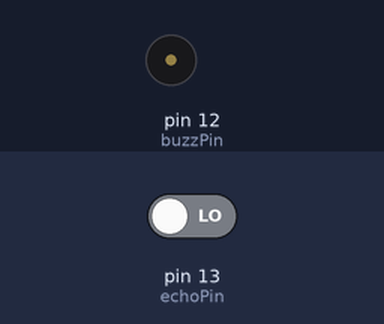
A sketch run on a simulated Arduino Uno, built with avr-gcc and run on an emulated ATmega328P. Parts: buzzer (waves = sounding, pin HIGH). Inputs (shaded band) come from the test bench; at power-on: pin 13 (echoPin) LOW. Pins used as bus, display or sensor lines are not drawn.

Above: at 0.1 s.
At 2.1 s:
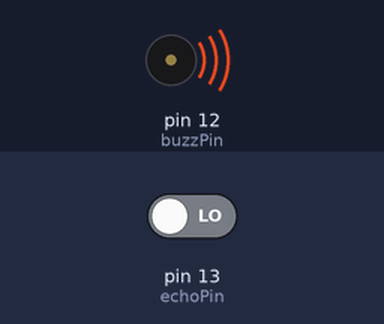
Timing chart, 0 to 3.6 s (numbered marks = the images above):
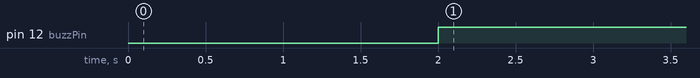

Measured:
- by itself, pin 12 (buzzPin): LOW → HIGH at 2.0 s

The sketch:

distance_with_buzzer.ino
```cpp
int buzzPin = 12;
int trigPin = 11;
int echoPin = 13;

void setup()
{
    pinMode(buzzPin, OUTPUT);
    pinMode(echoPin, INPUT);
    pinMode(trigPin, OUTPUT);
    Serial.begin(9600);
}

void loop()
{
    digitalWrite(trigPin, HIGH);
    delay(1000);
    digitalWrite(trigPin, LOW);

    float duration = pulseIn(echoPin, HIGH);
    float distance = (duration * 0.034) / 2;

    if (distance <= 50 && distance >= 0)
    {
        digitalWrite(buzzPin, HIGH);
        delay(500);
    }
    else
    {
        digitalWrite(buzzPin, LOW);
        delay(500);
    }
}
```
